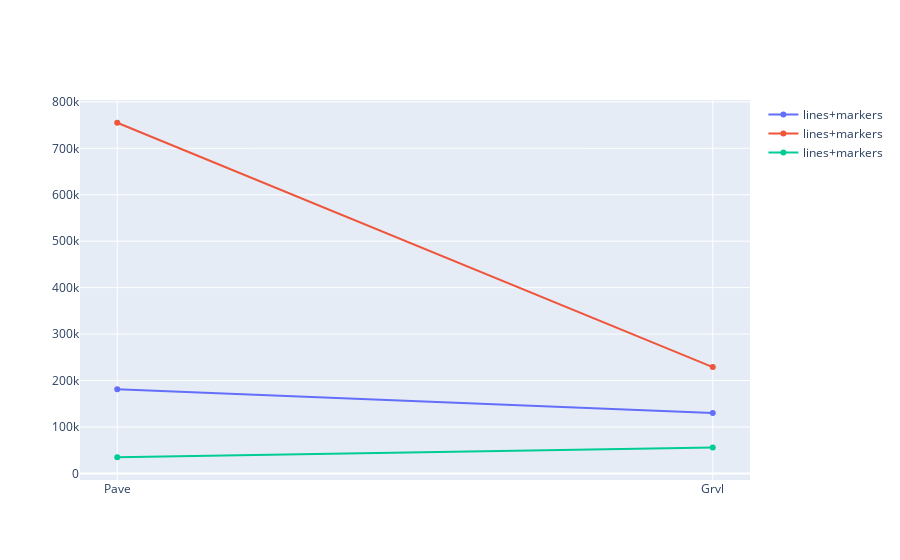

Here is the notebook cell this chart was saved with:
### Markdown cell above
# Street (Pregunta 3)

### Code cell
dataset_Pave = dataset.loc[dataset['Street'] == "Pave"]
dataset_Gravel = dataset.loc[dataset['Street'] == "Grvl"]

mean_Pavel = dataset_Pave['SalePrice'].mean()
mean_Grvl = dataset_Gravel['SalePrice'].mean()

max_Pavel = dataset_Pave['SalePrice'].max()
max_Grvl = dataset_Gravel['SalePrice'].max()

min_Pavel = dataset_Pave['SalePrice'].min()
min_Grvl = dataset_Gravel['SalePrice'].min()

sales = [mean_Pavel, mean_Grvl]
sales2 = [max_Pavel, max_Grvl]
sales3 = [min_Pavel, min_Grvl]
street = ["Pave", "Grvl"]

fig = go.Figure()

fig.add_trace(go.Scatter(y = sales, x = street,
                    mode='lines+markers',
                    name='lines+markers'))

fig.add_trace(go.Scatter(y = sales2, x = street,
                    mode='lines+markers',
                    name='lines+markers'))

fig.add_trace(go.Scatter(y = sales3, x = street,
                    mode='lines+markers',
                    name='lines+markers'))

fig.show()

### Figure 1 — Plotly figure (JSON) as saved in the notebook; plotly's stock layout.template omitted (floating-point values rounded to 4 significant figures)
{"data": [{"mode": "lines+markers", "name": "lines+markers", "type": "scatter", "x": ["Pave", "Grvl"], "y": [181100.0, 130200.0]}, {"mode": "lines+markers", "name": "lines+markers", "type": "scatter", "x": ["Pave", "Grvl"], "y": [755000, 228950]}, {"mode": "lines+markers", "name": "lines+markers", "type": "scatter", "x": ["Pave", "Grvl"], "y": [34900, 55993]}], "layout": {}}
